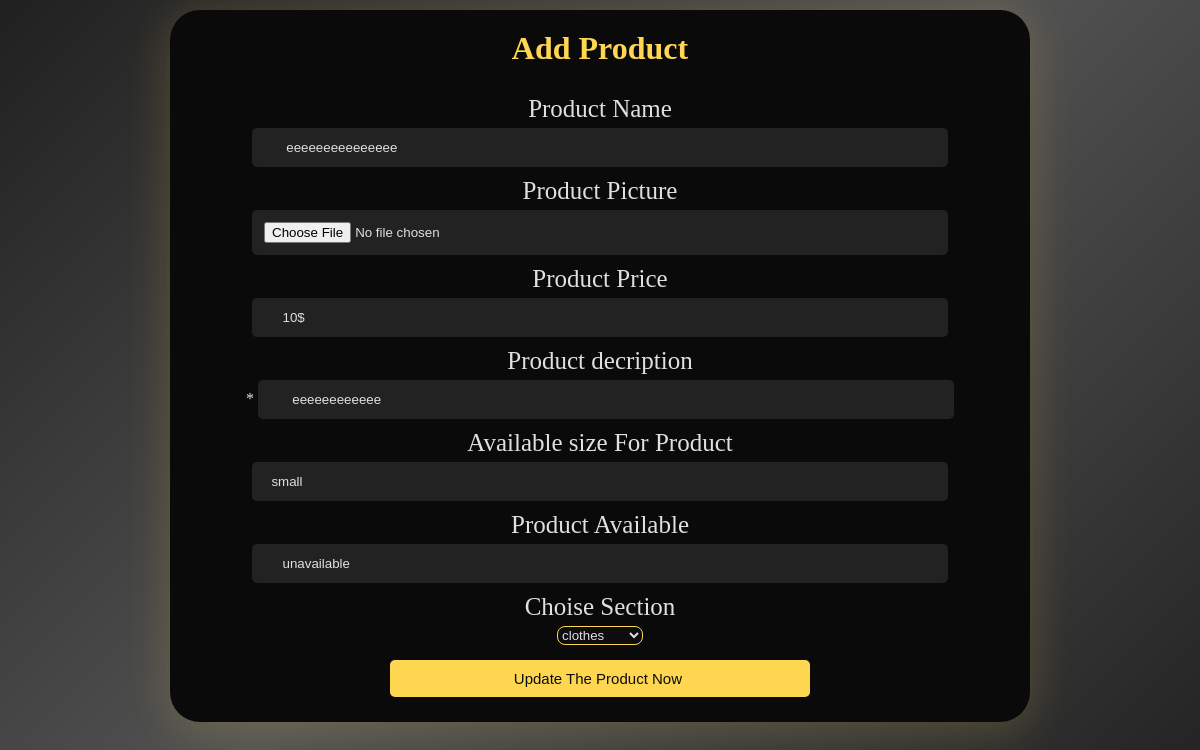
Page /admin/update.php?id=12 on the committed database.
### tables this page shows
CREATE TABLE `product` (
  `id` int(11) NOT NULL,
  `pro_name` varchar(200) NOT NULL,
  `pro_img` varchar(200) NOT NULL,
  `pro_price` varchar(200) NOT NULL,
  `pro_section` varchar(200) NOT NULL,
  `pro_descrip` varchar(1000) NOT NULL,
  `pro_size` varchar(200) NOT NULL,
  `pro_unv` varchar(100) NOT NULL DEFAULT 'available'
);

### admin/update.php (the view, shortened to what this page needs)
<?php
require ('../include/conected.php');
?>
<?php
@$id = $_GET['id'];
if (isset($id))
{
    @$query = "select * from product where id = '$id' ";
    @$result = mysqli_query($conn,$query);
    if ($result)
    {
        $row = mysqli_fetch_assoc($result);
    }
}
?>
<!DOCTYPE html>
<html lang="en">
<head>
    <link rel="stylesheet" href="./styleAdmin.css">
</head>
<body>
    <center>
        <main>
            <div class="product_form">
                <h1>Add Product</h1><br>
                <form action="./update.php?id_new=<?php echo @$row['id'] ?>" method="post" enctype="multipart/form-data">
                    <label for="name">Product Name</label>
                    <input type="text" name="pro_name" id="name"
                     value=" <?php echo $row['pro_name'] ?>">
                    <label for="file">Product Picture</label>
                    <input type="file" name="pro_img" id="file"
                    value=" <?php echo $row['pro_img'] ?>">
                    <label for="Price">Product Price</label>
                    <input type="text" name="pro_price" id="Price"
                    value=" <?php echo $row['pro_price'] ?>">
                    <label for="decription">Product decription</label>*
                    <input type="text" name="pro_descrip" id="decription"
                    value=" <?php echo $row['pro_descrip'] ?>">
                    <label for="size">Available size For Product </label>
                    <input type="text" name="pro_size" id="size"
                    value=" <?php echo $row['pro_size'] ?>">
                    <label for="unv">Product Available</label>
                    <input type="text" name="pro_unv" id="unv"
                    value=" <?php echo $row['pro_unv'] ?>">
                    <div>
                      <label for="form_control">Choise Section</label>
                      <select name="pro_section" id="form_control"
                      value=" <?php echo $row['pro_section'] ?>"><br>
                      <?php
                @$query = "select * from section";
                @$result = mysqli_query($conn,$query);
                while($row = mysqli_fetch_assoc($result))
                {
                     echo '<option>'.$row['Section_name'].'</option>';
                    }
                    ?>
                      </select>
                    </div>
                    <input class="button" type="submit" name="pro_update" value="Update The Product Now "></input>
                </form>
            </div>
        </main>
    </center>
</body>
</html>

### admin/styleAdmin.css (style rules this page uses)
* { margin: 0; padding: 0; list-style: none; text-decoration: none; }
body { background: linear-gradient( 135deg, rgba(20, 20, 20, 0.95), rgba(40, 40, 40, 0.8), rgba(10, 10, 10, 0.9) ); background-attachment: fixed; }
body { margin: 0; padding: 0; background: linear-gradient( 135deg, rgba(20, 20, 20, 0.95), rgba(40, 40, 40, 0.8), rgba(10, 10, 10, 0.9) ); background-attachment: fixed; }
.product_form { background-color: #0a0a0aff; width: 70%; margin: 10px; color: #e0e0e0; border-radius: 30px; padding: 10px; box-shadow: 0px 6px 45px rgba(245, 213, 79, 0.2); }
.product_form h1 { color: #ffd64f; padding: 10px; }
label { display: block; margin-bottom: 5px; font-size: 25px; }
input { background-color: rgba(40, 40, 40, 0.8); border: none; border-radius: 5px; color: #e0e0e0; width: 80%; padding: 12px; margin-bottom: 10px; }
.button { width: 50%; padding: 10px; margin-bottom: 15px; background-color: #ffd64f; color: #0d0d0d; border: none; border-radius: 5px; cursor: pointer; font-size: 15px; }
#form_control { border: 1px solid #ffd64f; border-radius: 8px; background-color: #0d0d0d; color: #e0e0e0; margin-bottom: 15px; cursor: pointer; }

### rows in the picture
product: pro_name "eeeeeeeeeeeeeee", pro_price "10$", pro_descrip "eeeeeeeeeeee", pro_size "small", pro_unv "unavailable"

### other values in the picture
form field pro_section "clothes"
